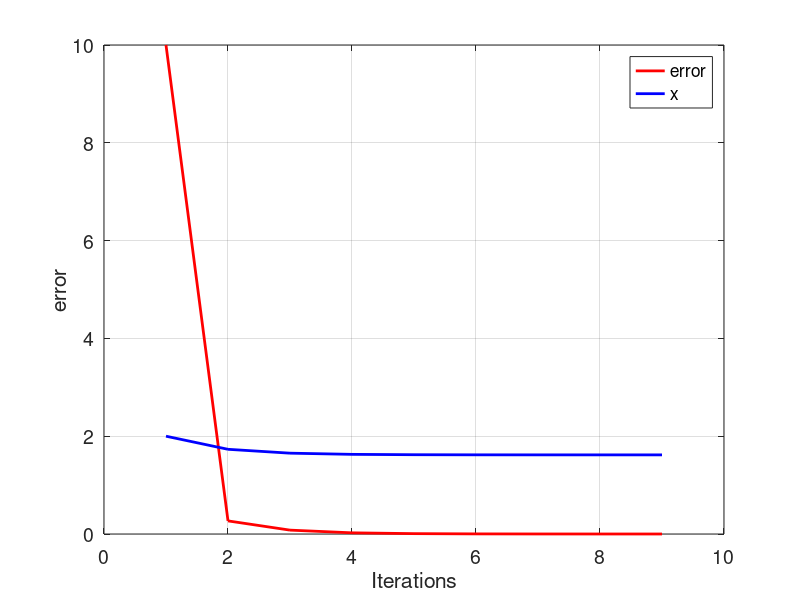

The MATLAB source for this figure:
in_valor = 2
i = 1;
e(i)=10;

while(e(i) > 0.0001)
    if (i == 1)
        x(i) = in_valor;
    end
    
    g(i) =sqrt(x(i)+1)
    i= i+1
    
    x(i) = g(i-1);
    e(i) = abs(x(i-1)-x(i));
    
    if (e(i) > 50);
        break;
    end
end

tamanio = size(e);
ite= 1:1:tamanio(2);

figure ('DefaultAxesFontsize', 14)
set (gcf, 'color', 'white');
plot(ite,e,'color',[1 0 0],'LineWidth',2);
grid on
hold on
plot(ite,x,'color',[0 0 1],'LineWidth',2)
xlabel('Iterations')
ylabel('error')
legend ('error','x')
legend ('error','x')